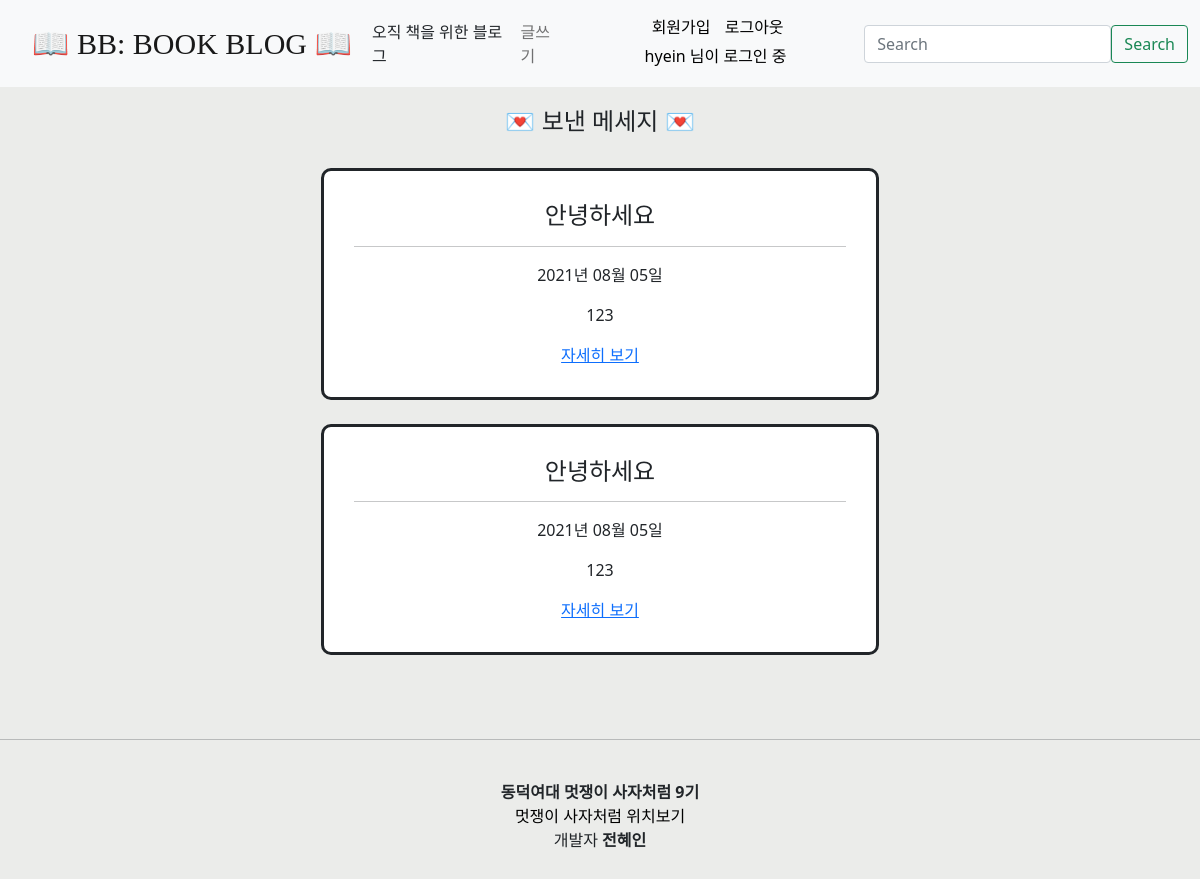
The page /chatting/chat_send (signed in) on the database as committed earlier.
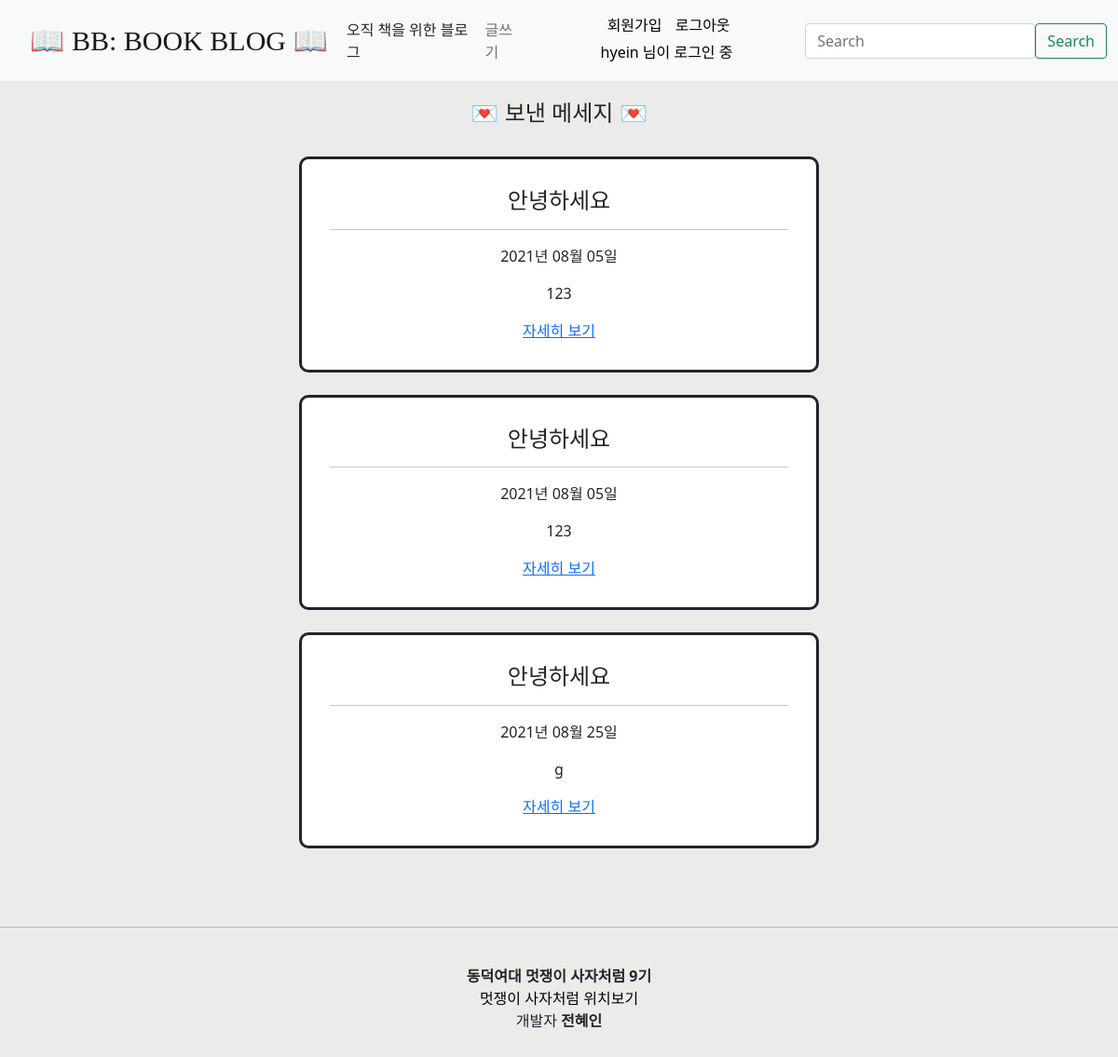
The same page on the database as committed later.
### chatting/models.py (models this page shows, shortened)
class Message(models.Model):
    title = models.CharField(max_length=200)
    receiver = models.CharField(max_length=100)
    sender = models.CharField(max_length=100)
    pub_date = models.DateTimeField('date published')
    body = models.TextField()
    def summary(self):
        return self.body[:100]

### chatting/views.py (the view)
# urls.py: path('chat_send', send_message, name='chat_send'),
def send_message(request):
    chats = Message.objects.filter( sender = request.user ) # 내가 보낸 것만 필터링
    return render(request, "chat_send.html", {'chats': chats})

### chatting/templates/chat_send.html (shortened to what this page needs)
{% extends 'base.html' %}
{% block content %}
<h4>💌 보낸 메세지 💌</h4>
<br>
{% for chat in chats.all %}
<div class="container2">
    <div class="">
      <div class="">
        <h4>{{ chat.title }}</h4>
        <hr>
        <p>{{ chat.pub_date | date:"Y년 m월 d일" }}</p>
        <p>{{ chat.summary }}</p>
        <a href="{% url 'chat_detail' chat.id %}"> 자세히 보기</a>
      </div>
    </div>
</div>
<br>
{% endfor %}
{% endblock %}

Rows that differ between the two databases and show on the page:
added Message: title "안녕하세요", pub_date "2021년 08월 25일", summary "g"
